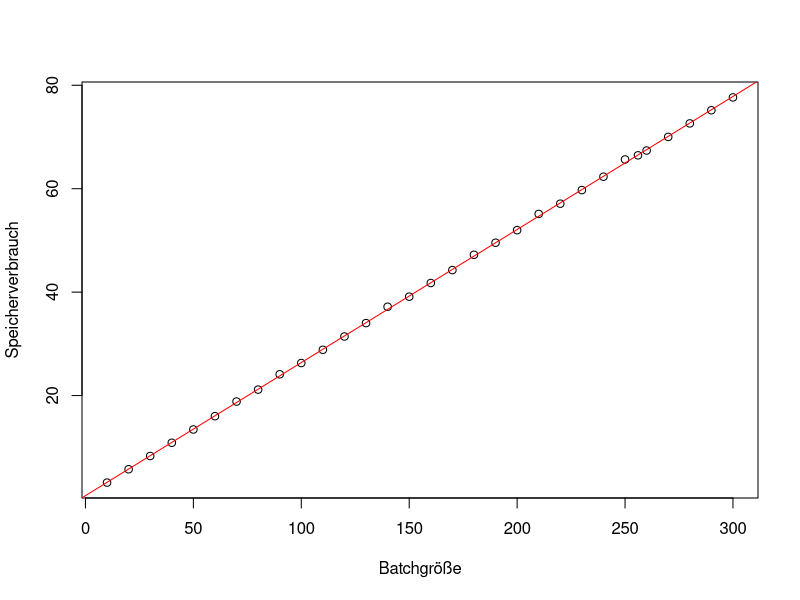

Generate this figure with R:
setwd("/home/j3ssi/MA/Ausarbeitung/KapitelPartB/")

a <- read.delim("Speicherverbrauch.csv", header = TRUE, sep = "\t", dec = ",")
as.numeric(as.character(a))

plot(a$Batchgroesse, a$Speicherverbrauch2,
     ylab ="Speicherverbrauch",
  xlab="Batchgröße")
gerade1<-lm(a$Speicherverbrauch2 ~ a$Batchgroesse)
par(new=TRUE)
abline( 0.6501  ,0.2573 , col="red" )
